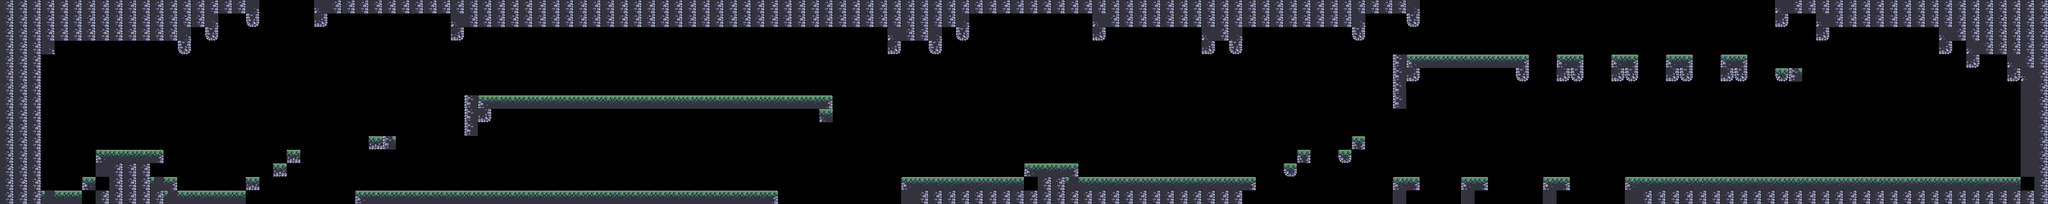

This game map was drawn from its Tiled (.tmx) file and the tilesets committed beside it. A one-line description and the trimmed map source follow:
An orthogonal 150x15 tile map with 32x32 px tiles, 1 tile layer (Tile Layer 1) and 66 objects (6x bonusBlock, 4x enemy1, 3x pit, 3x coin, 2x ladder, ...).

<map version="1.10" tiledversion="1.11.0" orientation="orthogonal" renderorder="right-down" width="150" height="15" tilewidth="32" tileheight="32" infinite="0" nextlayerid="6" nextobjectid="96">
 <tileset firstgid="1" source="terrian-tileset.tsx" />
 <layer id="1" name="Tile Layer 1" width="150" height="15">
  <data>[2250 cells, 771 non-empty, 23 distinct tile ids]</data>
 </layer>
 <objectgroup id="2" name="floor">
  <object id="2" x="0" y="0" width="128" height="480" />
  <object id="3" x="128" y="448" width="480" height="32" />
  <object id="4" x="192" y="416" width="224" height="32" />
  <object id="5" x="224" y="352" width="160" height="64" />
  <object id="6" x="576" y="416" width="96" height="32" />
  <object id="7" x="640" y="384" width="64" height="32" />
  <object id="8" x="672" y="352" width="224" height="32" />
  <object id="9" x="864" y="320" width="64" height="32" />
  <object id="10" x="832" y="448" width="992" height="32" />
  <object id="11" x="1120" y="224" width="832" height="64" />
  <object id="12" x="1920" y="288" width="32" height="192" />
  <object id="13" x="2112" y="416" width="832" height="64" />
  <object id="14" x="2400" y="384" width="128" height="32" />
  <object id="15" x="3008" y="384" width="64" height="32" />
  <object id="19" x="3264" y="416" width="64" height="64" />
  <object id="22" x="3296" y="128" width="288" height="64" />
  <object id="23" x="3648" y="128" width="64" height="64" />
  <object id="24" x="3776" y="128" width="64" height="64" />
  <object id="25" x="3904" y="128" width="64" height="64" />
  <object id="26" x="4032" y="128" width="64" height="64" />
  <object id="27" x="4160" y="160" width="64" height="32" />
  <object id="29" x="3808" y="416" width="992" height="64" />
  <object id="61" x="3136" y="352" width="64" height="32" />
  <object id="62" x="3168" y="320" width="32" height="32" />
  <object id="63" x="3424" y="416" width="64" height="64" />
  <object id="65" x="3039.65" y="352" width="32.3489" height="32.1076" />
  <object id="66" x="3616" y="416" width="64" height="64" />
 </objectgroup>
 <objectgroup id="3" name="walls">
  <object id="30" x="128" y="-1.62298" width="317.508" height="129.623" />
  <object id="31" x="448" y="0" width="64" height="96" />
  <object id="32" x="512" y="0" width="96" height="64" />
  <object id="33" x="608" y="0" width="128" height="32" />
  <object id="34" x="736" y="0" width="320" height="64" />
  <object id="36" x="1056" y="0" width="1024" height="96" />
  <object id="37" x="2080" y="0" width="128" height="128" />
  <object id="38" x="2208" y="0" width="64" height="96" />
  <object id="39" x="2272" y="0" width="288" height="64" />
  <object id="41" x="2560" y="0" width="640" height="96" />
  <object id="44" x="2816" y="96" width="96" height="32" />
  <object id="45" x="3200" y="2.43447" width="127.923" height="61.5655" />
  <object id="46" x="3328" y="0" width="832" height="32" />
  <object id="47" x="4160" y="0" width="96" height="64" />
  <object id="48" x="4256" y="2.43447" width="547.214" height="93.5655" />
  <object id="49" x="4544" y="96" width="256" height="32" />
  <object id="50" x="4608" y="128" width="192" height="32" />
  <object id="51" x="4704" y="160" width="96" height="32" />
  <object id="52" x="4736" y="192" width="64" height="224" />
 </objectgroup>
 <objectgroup id="5" name="interactiveObjects">
  <object id="56" name="ladder" x="1088" y="224" width="32" height="96" />
  <object id="57" name="pit" x="608" y="448" width="224" height="32" />
  <object id="58" name="pit" x="1824" y="448" width="288" height="32" />
  <object id="59" name="pit" x="2944" y="448" width="864" height="32" />
  <object id="68" name="ladder" x="3264" y="128" width="32" height="128" />
  <object id="71" name="coin" x="1312" y="384" width="32" height="32" />
  <object id="72" name="coin" x="1344" y="384" width="32" height="32" />
  <object id="74" name="coin" x="1376" y="384" width="32" height="32" />
  <object id="76" name="bonusBlock" x="4352" y="320" width="32" height="32" />
  <object id="78" name="bonusBlock" x="4416" y="320" width="32" height="32" />
  <object id="79" name="bonusBlock" x="4384" y="320" width="32" height="32" />
  <object id="85" name="bonusBlock" x="4352" y="224" width="32" height="32" />
  <object id="86" name="bonusBlock" x="4384" y="224" width="32" height="32" />
  <object id="87" name="bonusBlock" x="4416" y="224" width="32" height="32" />
  <object id="91" name="finishLine" x="4672" y="320" width="32" height="96" />
 </objectgroup>
 <objectgroup id="4" name="actors">
  <object id="54" name="player" x="288" y="224" width="32" height="32" />
  <object id="88" name="enemy1" x="4367.33" y="288" width="32" height="32">
   <properties>
    <property name="walkLength" type="int" value="2" />
   </properties>
  </object>
  <object id="89" name="enemy1" x="4367.33" y="192" width="32" height="32">
   <properties>
    <property name="walkLength" type="int" value="2" />
   </properties>
  </object>
  <object id="90" name="enemy1" x="3855.22" y="382.773" width="32" height="32">
   <properties>
    <property name="walkLength" type="int" value="25" />
   </properties>
  </object>
  <object id="94" name="enemy1" x="896" y="256" width="32" height="32">
   <properties>
    <property name="walkLength" type="int" value="0" />
   </properties>
  </object>
 </objectgroup>
</map>